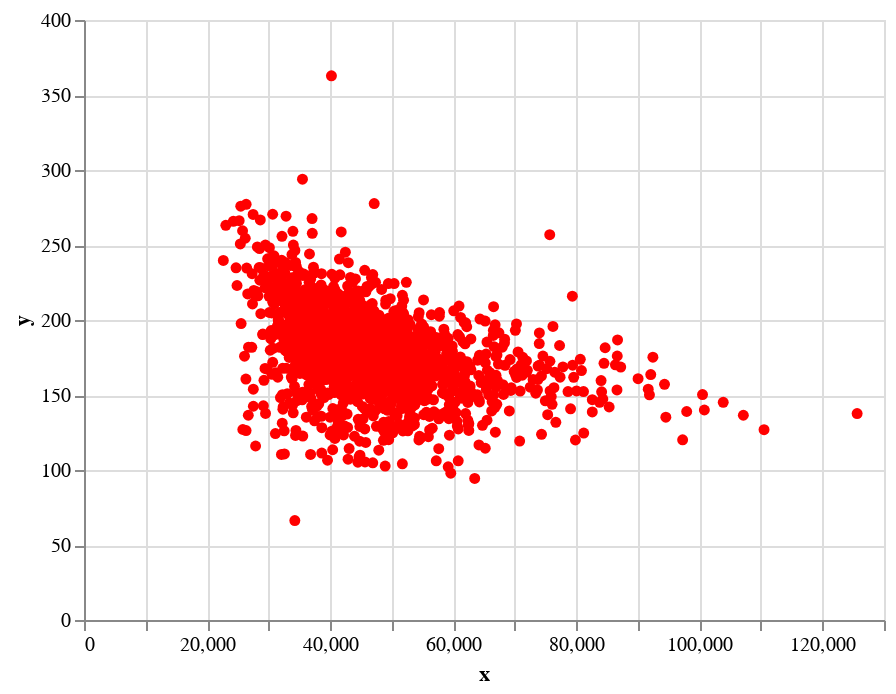

This figure's notebook cell:
### Code cell
scatter_chart = alt.Chart(pd.DataFrame({'x':X_train, 'y': y_train})).mark_circle(opacity=1, color='red').encode(
    x='x',
    y='y'
  )
scatter_chart

### Figure 1 — Vega-Lite specification as saved in the notebook (floating-point values rounded to 4 significant figures; data arrays with more than 128 entries replaced by an {"elided": "..."} marker saying what was removed)
{"config": {"view": {"continuousWidth": 400, "continuousHeight": 300}}, "data": {"name": "data-790d447262b0a2775f13551d1dc2a012"}, "mark": {"type": "circle", "color": "red", "opacity": 1}, "encoding": {"x": {"field": "x", "type": "quantitative"}, "y": {"field": "y", "type": "quantitative"}}, "$schema": "https://vega.github.io/schema/vega-lite/v4.17.0.json", "datasets": {"data-790d447262b0a2775f13551d1dc2a012": {"elided": "1828 records"}}}
